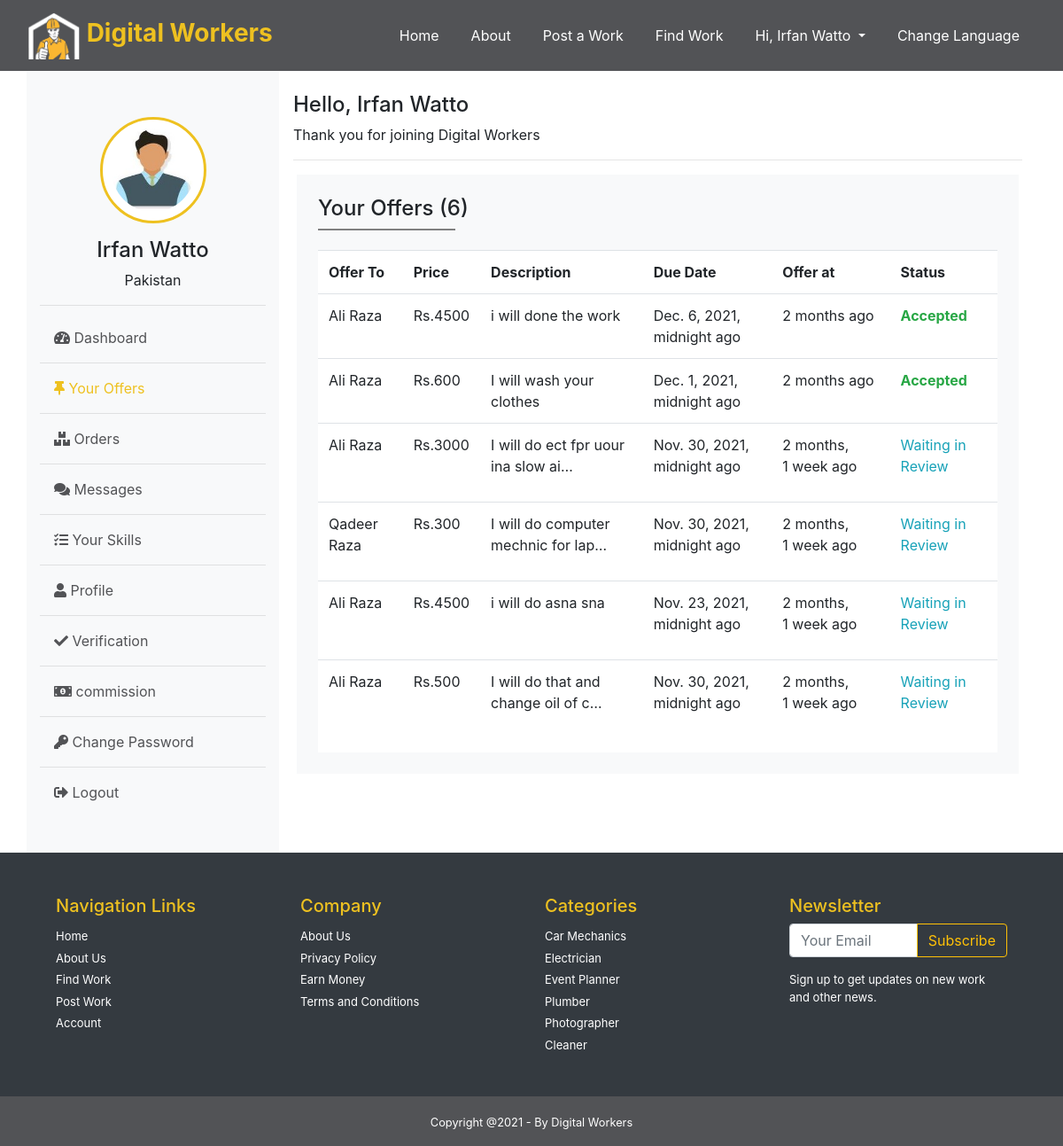
The page /worker/offers (signed in) on the database as committed earlier.
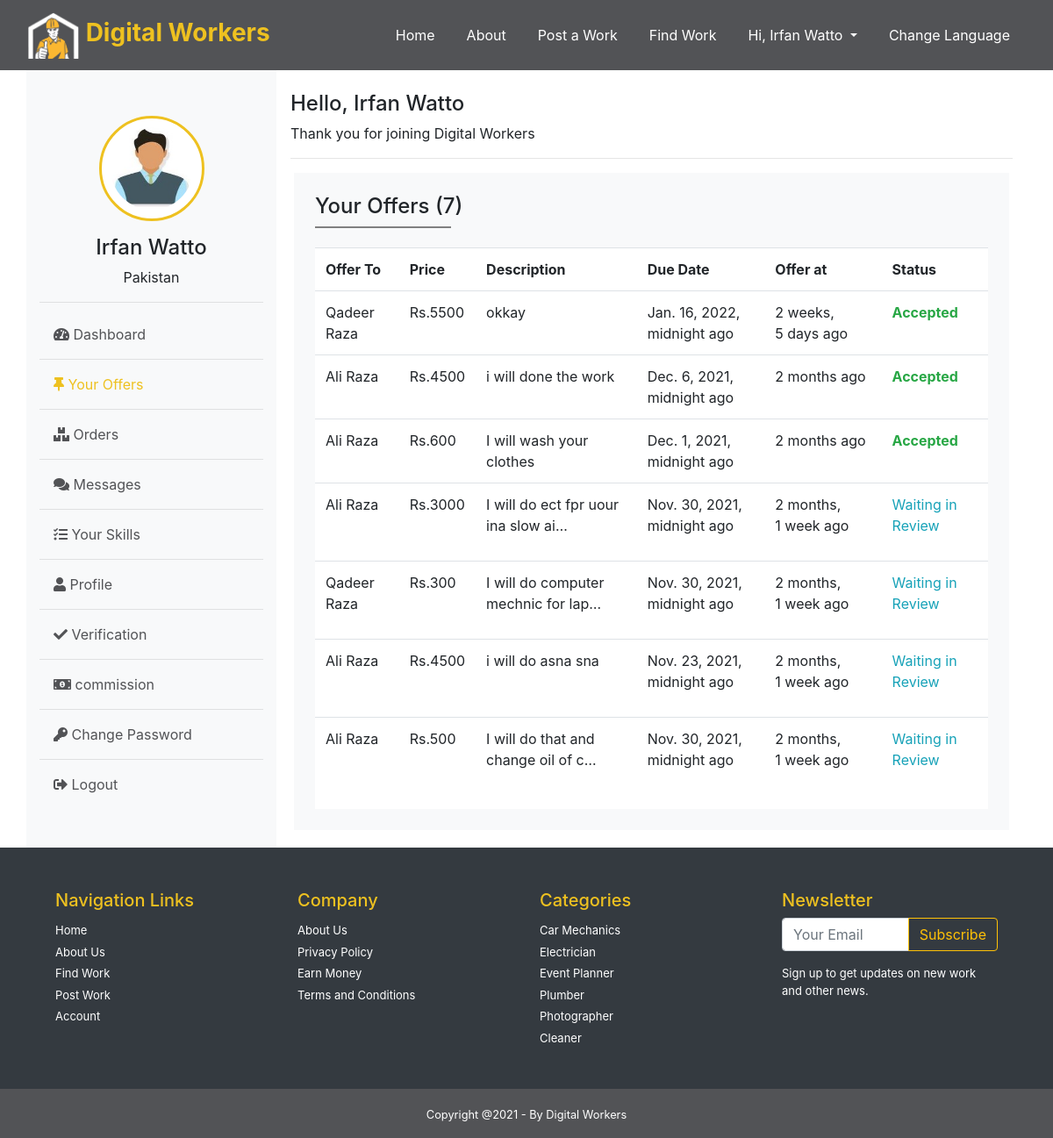
The same page on the database as committed later.
### Home/models.py (models this page shows, shortened)
class User(AbstractBaseUser):
    id = models.BigAutoField(primary_key=True)
    name = models.CharField(max_length=30, blank=True)
    email = models.EmailField(max_length=60, unique=True, blank=False)
    date_joined =models.DateTimeField(auto_now_add=True)
    last_login =models.DateTimeField(auto_now=True,blank=True)
    is_admin = BooleanField(default=False)
    is_active = BooleanField(default=True)
    is_staff = BooleanField(default=False)
    is_superuser = BooleanField(default=False)
    role = models.CharField(max_length=30, default='User', blank=True)
    USERNAME_FIELD = 'email'
    REQUIRED_FIELDS= [ 'name','role']
    objects  = MyUserManager()

### Worker/models.py (models this page shows, shortened)
class Offer(models.Model):
    id = models.BigAutoField(primary_key=True)
    budget = models.IntegerField( null=True)
    due_date = models.DateTimeField( null=True)
    description = models.TextField( null=True)
    offer_by = models.ForeignKey(settings.AUTH_USER_MODEL, on_delete=models.CASCADE, null=True)
    work = models.ForeignKey(Work, on_delete=models.CASCADE, null=True)
    offer_at = models.DateTimeField(auto_now_add=True)
    offer_to = models.CharField(max_length=120, null=True)
    is_accepted=models.BooleanField( default=False)

### Buyer/models.py (models this page shows, shortened)
class Work(models.Model):
    id = models.BigAutoField(primary_key=True)
    title = models.CharField(max_length=120, null=False)
    budget = models.IntegerField( null=True)
    deadline = models.DateTimeField( null=True)
    location = models.CharField(max_length=120, null=True)
    description = models.TextField( null=True)
    service = models.ForeignKey(Service, on_delete=models.CASCADE, null=True)
    posted_by=models.ForeignKey(settings.AUTH_USER_MODEL, on_delete=models.CASCADE, null=True)
    posted_at=models.DateTimeField(auto_now_add=True)
    status=models.CharField(max_length=60, null=True, default='available')

### Middlewares/auth_worker.py (the view)
    def middleware(request):
        if not request.user.is_authenticated:
            messages.error(request, 'You need to login as Worker!')
            return redirect('login')
        elif request.user.role != 'worker':
            messages.error(request, 'You need to login as Worker!')
            return redirect('login')
        response = get_response(request)
        return response

### Middlewares/auth_worker.py (called while the page is built)
def auth_middleware(get_response):
    def middleware(request):
        if not request.user.is_authenticated:
            messages.error(request, 'You need to login as Worker!')
            return redirect('login')
        elif request.user.role != 'worker':
            messages.error(request, 'You need to login as Worker!')
            return redirect('login')
        response = get_response(request)
        return response
    return middleware

### Worker/views.py (called while the page is built)
@auth_middleware
def offers(request):
    print("Worker offers called")
    context={
        "offers":Offer.objects.filter(offer_by=request.user).order_by('-offer_at'),
    }
    return render(request,"Worker/offers.html", context)

### templates/Worker/offers.html (shortened to what this page needs)
{% extends 'Worker/layout.html' %}
{% block offers %}active{% endblock offers %}
{% load static %}
{% block body %}
<div class="box m-1 bg-light  p-4" >
    <h4>Your Offers ({{offers.count}}) </h4>
    <hr style="width: 20%; float:left; margin:0;border:1px solid gray;"> <br>
        <div class="tab-content" id="pills-tabContent">
            <div class="tab-pane fade show active bg-white" id="pills-home" role="tabpanel" aria-labelledby="pills-home-tab">
                <div class="table-responsive">
                <table class="table ">
                    <tr>
                        <th>Offer To</th>
                        <th>Price</th>
                        <th>Description</th>
                        <th>Due Date</th>
                        <th>Offer at</th>
                        <th>Status</th>
                    </tr>
                    {% if offers %}
                    {% for offer in offers %}
                    <tr>
                        <td>{{offer.work.posted_by.name}}</td>
                        <td>Rs.{{offer.budget}}</td>
                        <td> {{offer.description|truncatechars:35 }}</td>
                        <td>{{offer.due_date}} ago</td>
                        <td>{{offer.offer_at|timesince}} ago</td>
                        {% if offer.is_accepted == True %}
                            <td><b class="text-success">Accepted<b></td>  </tr>
                        {% else %}
                            <td><p class="text-info">Waiting in Review<p></td>  </tr>
                        {% endif %}
                    {% endfor %}
                    {% else %}
                    <h6 class="text-danger">No Result Found</h6>
                    {% endif %}
                </table>
                </div>
            </div>
        </div>
</div>
{% endblock body %}

### templates/Worker/layout.html (shortened to what this page needs)
<!DOCTYPE html>
<html lang="en">
<head>
    {% load static %}
    <link rel="stylesheet" href="{% static 'css/style.css' %}">
    <link rel="stylesheet" href="{% static 'css/dashboard.css' %}">
    <link rel="stylesheet" href="https://cdn.jsdelivr.net/npm/bootstrap@4.6.0/dist/css/bootstrap.min.css"
>
     <link rel="stylesheet" href="https://pro.fontawesome.com/releases/v5.10.0/css/all.css"
/>
        <link rel="stylesheet" href="https://cdnjs.cloudflare.com/ajax/libs/OwlCarousel2/2.2.1/assets/owl.carousel.min.css">
        <link rel="stylesheet" href="https://cdnjs.cloudflare.com/ajax/libs/OwlCarousel2/2.2.1/assets/owl.theme.default.min.css">
</head>
<body >
    <nav class="navbar navbar-expand-lg navbar-dark bg-gray ">
          <div class="container-fluid">
        <a class="navbar-brand" href="home"><img src="{% static 'images/DIGITAL WORKERS.png' %}" width="60"  alt=""> Digital Workers</a>
        <div class="collapse navbar-collapse" id="navbarSupportedContent">
           <ul class="navbar-nav ml-auto">
            <li class="nav-item {% block home %}{% endblock home %}">
              <a class="nav-link" href="{% url 'index' %}">Home <span class="sr-only">(current)</span></a>
            </li>
            <li class="nav-item {% block about %}{% endblock about %}">
              <a class="nav-link" href="{% url 'about' %}">About</a>
            </li>
            <li class="nav-item {% block post_work %}{% endblock post_work %}">
                <a class="nav-link" href="{% url 'post_work' %}">Post a Work</a>
              </li>
              <li class="nav-item {% block find_work %}{% endblock find_work %}">
                <a class="nav-link" href="{% url 'find_work' %}">Find Work</a>
              </li>
              {% if user.is_authenticated %}
                <li class="nav-item dropdown">
                    <a id="navbarDropdown" class="nav-link dropdown-toggle" href="#" role="button" data-toggle="dropdown" aria-haspopup="true" aria-expanded="false" v-pre>
                     Hi, {% if user.name %} {{user.name}} {% else %}  User Name {% endif %}
                    </a>
                </li>
               {% endif %}
               <li class="nav-item ">
                <a class="nav-link" data-toggle="modal" data-target=".bd-example-modal-lg" >Change Language</a>
              </li>
          </ul>
        </div>
         </div>
    </nav>
<div class="container">
    <div class="row">
        <div class="col-md-3 bg-light">
             <br> <br>
            <div class="info text-center mt-1">
             <img class="user-img" src=" {% static 'images/client.jpg' %}"  alt="">
             <h4 class="mt-3"> {{request.user.name}}</h4>
             <p>{{request.user.location}}  Pakistan</p>
             <hr>
             <ul class="text-left  custom-nav p-0 ">
             <li class="nav-link"><a href="{% url 'worker_dashboard' %}" class=" text-gray fs-16 {% block dashboard %}{% endblock dashboard %}" ><i class="fas fa-tachometer-alt "></i> Dashboard</a>  </li> <hr class="my-2">
             <li class="nav-link"><a href="{% url 'worker_offers' %}" class="text-gray fs-16 {% block offers %}{% endblock offers %}" ><i class="fas fa-thumbtack"></i> Your Offers</a>  </li><hr class="my-2">
             <li class="nav-link"> <a href="{% url 'worker_orders' %}" class=" text-gray fs-16 {% block orders %}{% endblock orders %}"><i class="fas fa-boxes"></i> Orders</a> </li><hr class="my-2">
             <li class="nav-link"><a href="{% url 'worker_inbox' %}" class="  text-gray fs-16 {% block messages %}{% endblock messages %}"><i class="fas fa-comments"></i> Messages</a>  </li><hr class="my-2">
             <li class="nav-link"><a href="{% url 'skills' %}" class="  text-gray fs-16 {% block skills %}{% endblock skills %}"><i class="fas fa-tasks"></i> Your Skills</a>  </li><hr class="my-2">
             <li class="nav-link"><a href="{% url 'worker_profile' %}" class="  text-gray fs-16 {% block profile %}{% endblock profile %}"><i class="fas fa-user"></i> Profile</a>  </li><hr class="my-2">
              <li class="nav-link"><a href="{% url 'verification' %}" class="  text-gray fs-16 {% block verification %}{% endblock verification %}"><i class="fas fa-check"></i> Verification</a>  </li><hr class="my-2">
              <li class="nav-link"><a href="{% url 'commission' %}" class="  text-gray fs-16 {% block commission %}{% endblock commission %}"><i class="fas fa-money-bill-alt"></i> commission</a>  </li><hr class="my-2">
             <li class="nav-link"><a href="{% url 'worker_change_password' %}" class="{% block change_pass %}{% endblock change_pass %}  text-gray fs-16"><i class="fas fa-key"></i> Change Password</a>  </li><hr class="my-2">
             <li class="mb-5 nav-link"><a href="{% url 'logout' %}" class=" text-gray fs-16 "><i class="fas fa-sign-out-alt"></i> Logout</a> </li>
             </ul>
            </div>
        </div>
        <div class="col-md-9 p-3 col2">
            <h4 class="pt-2">Hello, {{request.user.name}}</h4>
            <p>Thank you for joining Digital Workers</p> <hr>
                {% block body %}{% endblock body %}
        </div>
    </div>
</div>
<footer class="bg-dark p-5">
  <div class="footer container  text-white ">
    <div class="row" style="font-size: small;">
      <div class="col-md-3 ">
        <h5 class="text-yellow">Navigation Links</h5>
        <ul class="navbar-nav footer-list" >
          <li><a href="">Home</a></li>
          <li><a href="">About Us</a></li>
          <li><a href="">Find Work</a></li>
          <li><a href="">Post Work</a></li>
          <li><a href="">Account</a></li>
        </ul>
      </div>
      <div class="col-md-3">
        <h5 class="text-yellow">Company </h5>
        <ul class="navbar-nav footer-list" >
          <li><a href=""> About Us</a></li>
          <li><a href=""></a>Privacy Policy</a></li>
          <li><a href=""></a>Earn Money</a></li>
          <li><a href=""></a>Terms and Conditions</a></li>
        </ul>
      </div>
      <div class="col-md-3">
        <h5 class="text-yellow">Categories </h5>
        <ul class="navbar-nav footer-list" >
          <li><a href="">Car Mechanics</a></li>
          <li><a href="">Electrician</a></li>
          <li><a href="">Event Planner</a></li>
          <li><a href="">Plumber</a></li>
          <li><a href="">Photographer</a></li>
          <li><a href="">Cleaner</a></li>
        </ul>
      </div>
      <div class="col-md-3">
        <h5 class="text-yellow">Newsletter </h5>
        <div class="input-group mb-3">
          <input type="text" class="form-control" placeholder="Your Email" aria-label="Recipient's username" aria-describedby="basic-addon2">
          <div class="input-group-append">
            <button class="btn btn-outline-warning" type="button">Subscribe</button>
          </div>
        </div>
        <p>Sign up to get updates on new work and other news.</p>
      </div>
  </div>
  </div>
</footer>
<section class="footer-bottom bg-gray text-center text-white p-3">
  <small>Copyright @2021 - By Digital Workers</small>
</section>
</body>
</html>

### static/css/style.css (style rules this page uses)
html,body { margin:0; padding:0; overflow-x:hidden; }
.bg-gray { background-color: #525356; }
.text-gray { color: #525356; }
.navbar-brand { font-size: 28px !important; font-weight: bold; color: #EEC120 !important; }
.text-yellow { color: #EEC120; }
.nav-item { margin: 0px 10px; }
.nav-link { color: white !important; }
.footer-list >li> a { color: white !important; }
.footer-list >li { padding-top:5px; }

### static/css/dashboard.css (style rules this page uses)
.nav-link > .active { color: #EEC120 ; }
.user-img { border:3px solid #EEC120; border-radius:50%; width:120px; height:120px;padding:10px; background:white; }

Rows that differ between the two databases and show on the page:
added Offer: work.posted_by.name "Qadeer Raza", budget "5500", description "okkay", due_date "Jan. 16, 2022, midnight", offer_at "2 weeks, 5 days", is_accepted "Accepted"
Other text that changed with them:
{{ offers.count }}: "6" → "7"
